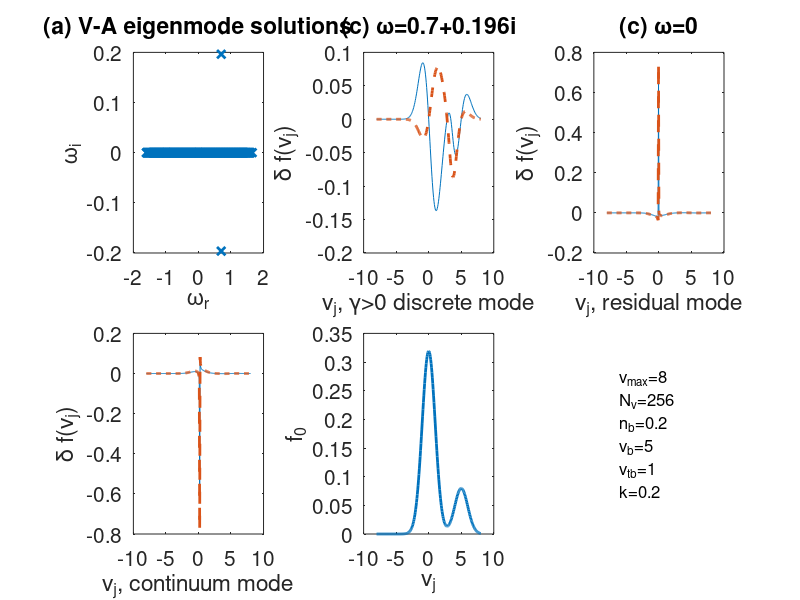

Recreate this plot in MATLAB. (Note: this script raises an error after producing the figure.)
% Hua-sheng XIE, 17-01-05 16:13, f_beam_eigmode.m
% To show the existence of three types of spectral (continuum, discrete and residual modes)
% in Vlasov-Ampere system with bump-on-tail distribution function 
close all; clear; clc;

k=0.2;vmax=8.0; N=128*2/1;
v = linspace(-vmax,vmax,N+1); % row of the vector v
dv = v(2) - v(1);

%%
Nv=N+1;
Mva=zeros(Nv+1);

nb=0.2; vtm=1.0; vtb=1*vtm; vb=5*vtm;% Maxwellian or bump-on-tail
for j=1:Nv
    f0(j)=(1-nb)/vtm/sqrt(2*pi)*exp(-0.5*(v(j)/vtm)^2)+...
        nb/vtb/sqrt(2*pi)*exp(-0.5*((v(j)-vb)/vtb)^2);
    dvf0(j)=-v(j)*(1-nb)/vtm^3/sqrt(2*pi)*exp(-0.5*(v(j)/vtm)^2)-...
        (v(j)-vb)*nb/vtb^3/sqrt(2*pi)*exp(-0.5*((v(j)-vb)/vtb)^2);
end

for j=1:Nv
    Mva(j,j)=k*v(j);
    Mva(j,Nv+1)=1i*dvf0(j);
    Mva(Nv+1,j)=1i*v(j)*dv;
end

w=eig(Mva);
[neww,inds] = sort(real(w));

h=figure('unit','normalized','Position',[0.01 0.07 0.6 0.75]);
set(gcf,'DefaultAxesFontSize',15);

subplot(235);
plot(v,f0,'LineWidth',2);
xlabel('v_j'); ylabel('f_0');

subplot(236);
text(0.2,0.5,['v_{max}=',num2str(vmax),10,'N_v=',num2str(N),10,...
    'n_b=',num2str(nb),10,'v_b=',num2str(vb),10,...
    'v_{tb}=',num2str(vtb),10,'k=',num2str(k)],'Fontsize',12);
axis off;

subplot(231); plot(real(w),imag(w),'x','LineWidth',2); 
xlabel('\omega_r'); ylabel('\omega_i'); hold on;
title('(a) V-A eigenmode solutions');

subplot(232);
[VV0,MM0]=eigs(sparse(Mva),2,'li');
plot(v,real(VV0(1:(end-1),1)),v,imag(VV0(1:(end-1),1)),'--','LineWidth',2);
xlabel('v_j, \gamma>0 discrete mode'); ylabel('\delta f(v_j)');
title(['(c) \omega=',num2str(MM0(1,1),3)]);

[VV,MM]=eigs(sparse(Mva),6,0.01);
subplot(233);
plot(v,real(VV(1:(end-1),2)),v,imag(VV(1:(end-1),2)),'--','LineWidth',2);
xlabel('v_j, residual mode'); ylabel('\delta f(v_j)');
title('(c) \omega=0');
subplot(234);
plot(v,real(VV(1:(end-1),1)),v,imag(VV(1:(end-1),1)),'--','LineWidth',2);
xlabel('v_j, continuum mode'); ylabel('\delta f(v_j)');
hl2=legend('Re[\delta f]','Im[\delta f]',1); 
set(hl2,'Fontsize',10,'Box', 'off');
title('(d) \omega=0 CvK');

%%
% plot contour of the Landau solution
wrmax=2; wimax=0.5; wrmin=-wrmax; wimin=-2*wimax; 
vc = 0:0.001:0.01;
zeta=@(x) faddeeva(x)*1i*sqrt(pi);
zetay=@(x)(1+x.*zeta(x));
[Rew,Imw] = meshgrid(wrmin:.002:wrmax, wimin:.002:wimax);
f1 = k^2 + (1-nb)*zetay((Rew+1i*Imw)/(sqrt(2)*k))+ nb/vtb^2*zetay((Rew+1i*Imw-k*sqrt(1)*vb)/(sqrt(2)*k*vtb));
f = sqrt(real(f1).^2 + imag(f1).^2);
subplot(231); hold on;
contour(Rew, Imw, f, vc);
hl=legend('eigenmodes','Landau solutions',4);
set(hl,'Fontsize',6,'Box','off');
ylim([wimin,wimax]); xlim([-3,4]);

print('-dpng','eigenmode.png');
